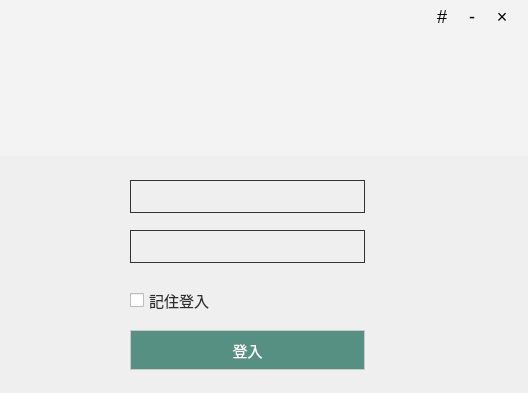
<?xml version="1.0" encoding="UTF-8"?>
<ui version="4.0">
 <class>LoginWidget</class>
 <widget class="QWidget" name="LoginWidget">
  <property name="geometry">
   <rect>
    <x>0</x>
    <y>0</y>
    <width>528</width>
    <height>393</height>
   </rect>
  </property>
  <property name="windowTitle">
   <string>Form</string>
  </property>
  <property name="styleSheet">
   <string notr="true">* {	font-family: &quot;微软雅黑&quot;; font-size: 15px;}
QLabel#labelLogo {
	background: #f3f3f3;
	outline:none;
	color:#333;
}


QPushButton#btnMin, QPushButton#btnClose,QPushButton#btnConf {
	background: transparent;
	border: none;
	color: #000;
	font-size: 18px;
}


QPushButton#btnMin:hover, QPushButton#btnConf:hover {
	background: #af1d1d1d;
}

QPushButton#btnClose:hover {
	background: red;
}

QPushButton#btnLogin {
	border: 1px solid #c9c9c9;
	background: #569082;
	color:#ffffff;
	font-family: &quot;微软雅黑&quot;;
	font-size: 15px;
}

QLabel#labelId, QLabel#labelPasswd,QCheckBox#cbkAuto {
	font-family: &quot;微软雅黑&quot;;
	font-size: 15px;
	color: rgb(46, 44, 45);
}


QWidget#widgetPasswd, QWidget#widgetUser {
	border: 1px solid #333;
}

QLineEdit {
	border: none;
	background: transparent;
}

QComboBox{
	border: none;
}

</string>
  </property>
  <widget class="QLabel" name="labelLogo">
   <property name="geometry">
    <rect>
     <x>0</x>
     <y>0</y>
     <width>528</width>
     <height>156</height>
    </rect>
   </property>
   <property name="text">
    <string/>
   </property>
  </widget>
  <widget class="QPushButton" name="btnClose">
   <property name="geometry">
    <rect>
     <x>490</x>
     <y>4</y>
     <width>24</width>
     <height>24</height>
    </rect>
   </property>
   <property name="minimumSize">
    <size>
     <width>24</width>
     <height>24</height>
    </size>
   </property>
   <property name="maximumSize">
    <size>
     <width>24</width>
     <height>24</height>
    </size>
   </property>
   <property name="text">
    <string>×</string>
   </property>
  </widget>
  <widget class="QPushButton" name="btnMin">
   <property name="geometry">
    <rect>
     <x>460</x>
     <y>4</y>
     <width>24</width>
     <height>24</height>
    </rect>
   </property>
   <property name="minimumSize">
    <size>
     <width>24</width>
     <height>24</height>
    </size>
   </property>
   <property name="maximumSize">
    <size>
     <width>24</width>
     <height>24</height>
    </size>
   </property>
   <property name="text">
    <string>-</string>
   </property>
  </widget>
  <widget class="QWidget" name="widgetPasswd" native="true">
   <property name="geometry">
    <rect>
     <x>130</x>
     <y>230</y>
     <width>235</width>
     <height>33</height>
    </rect>
   </property>
   <widget class="QLabel" name="labelPasswd">
    <property name="geometry">
     <rect>
      <x>10</x>
      <y>6</y>
      <width>22</width>
      <height>20</height>
     </rect>
    </property>
    <property name="text">
     <string/>
    </property>
   </widget>
   <widget class="QLineEdit" name="passwdEdit">
    <property name="geometry">
     <rect>
      <x>40</x>
      <y>2</y>
      <width>190</width>
      <height>29</height>
     </rect>
    </property>
   </widget>
  </widget>
  <widget class="QWidget" name="widgetUser" native="true">
   <property name="geometry">
    <rect>
     <x>130</x>
     <y>180</y>
     <width>235</width>
     <height>33</height>
    </rect>
   </property>
   <widget class="QLabel" name="labelUsr">
    <property name="geometry">
     <rect>
      <x>10</x>
      <y>6</y>
      <width>22</width>
      <height>20</height>
     </rect>
    </property>
    <property name="text">
     <string/>
    </property>
   </widget>
   <widget class="QLineEdit" name="serialEdit">
    <property name="geometry">
     <rect>
      <x>40</x>
      <y>1</y>
      <width>193</width>
      <height>31</height>
     </rect>
    </property>
   </widget>
  </widget>
  <widget class="QPushButton" name="btnLogin">
   <property name="geometry">
    <rect>
     <x>130</x>
     <y>330</y>
     <width>235</width>
     <height>40</height>
    </rect>
   </property>
   <property name="text">
    <string>登入</string>
   </property>
  </widget>
  <widget class="QCheckBox" name="cbkAuto">
   <property name="geometry">
    <rect>
     <x>130</x>
     <y>290</y>
     <width>101</width>
     <height>21</height>
    </rect>
   </property>
   <property name="text">
    <string>記住登入</string>
   </property>
  </widget>
  <widget class="QPushButton" name="btnConf">
   <property name="geometry">
    <rect>
     <x>430</x>
     <y>4</y>
     <width>24</width>
     <height>24</height>
    </rect>
   </property>
   <property name="minimumSize">
    <size>
     <width>24</width>
     <height>24</height>
    </size>
   </property>
   <property name="maximumSize">
    <size>
     <width>24</width>
     <height>24</height>
    </size>
   </property>
   <property name="styleSheet">
    <string notr="true"/>
   </property>
   <property name="text">
    <string>#</string>
   </property>
  </widget>
 </widget>
 <tabstops>
  <tabstop>serialEdit</tabstop>
  <tabstop>passwdEdit</tabstop>
  <tabstop>cbkAuto</tabstop>
  <tabstop>btnLogin</tabstop>
  <tabstop>btnConf</tabstop>
  <tabstop>btnMin</tabstop>
  <tabstop>btnClose</tabstop>
 </tabstops>
 <resources/>
 <connections/>
</ui>
